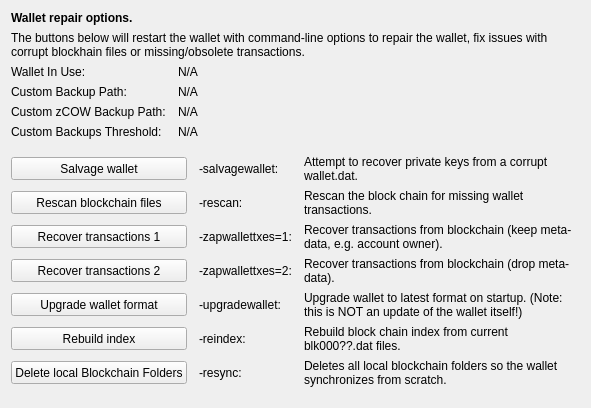
     <widget class="QWidget" name="tab_repair">
      <attribute name="title">
       <string>&amp;Wallet Repair</string>
      </attribute>
      <layout class="QGridLayout" name="gridLayout_4" columnstretch="0,0,0,0">
       <property name="horizontalSpacing">
        <number>12</number>
       </property>
       <item row="0" column="0" colspan="4">
        <widget class="QLabel" name="label_repair_header">
         <property name="font">
          <font>
           <weight>75</weight>
           <bold>true</bold>
          </font>
         </property>
         <property name="text">
          <string>Wallet repair options.</string>
         </property>
        </widget>
       </item>
       <item row="1" column="0" colspan="4">
        <widget class="QLabel" name="label_repair_helptext">
         <property name="font">
          <font>
           <weight>50</weight>
           <bold>false</bold>
          </font>
         </property>
         <property name="text">
          <string>The buttons below will restart the wallet with command-line options to repair the wallet, fix issues with corrupt blockhain files or missing/obsolete transactions.</string>
         </property>
         <property name="wordWrap">
          <bool>true</bool>
         </property>
        </widget>
       </item>
       <item row="2" column="0">
        <widget class="QLabel" name="wallet_path_label">
         <property name="text">
          <string>Wallet In Use:</string>
         </property>
        </widget>
       </item>
       <item row="2" column="1" colspan="3">
        <widget class="QLabel" name="wallet_path">
         <property name="cursor">
          <cursorShape>IBeamCursor</cursorShape>
         </property>
         <property name="text">
          <string>N/A</string>
         </property>
         <property name="textFormat">
          <enum>Qt::PlainText</enum>
         </property>
         <property name="textInteractionFlags">
          <set>Qt::LinksAccessibleByMouse|Qt::TextSelectableByKeyboard|Qt::TextSelectableByMouse</set>
         </property>
        </widget>
       </item>
       <item row="3" column="0">
        <widget class="QLabel" name="wallet_custombackuppath_label">
         <property name="text">
          <string>Custom Backup Path:</string>
         </property>
         <property name="visible">
          <bool>false</bool>
         </property>
        </widget>
       </item>
       <item row="3" column="1" colspan="3">
        <widget class="QLabel" name="wallet_custombackuppath">
         <property name="cursor">
          <cursorShape>IBeamCursor</cursorShape>
         </property>
         <property name="text">
          <string>N/A</string>
         </property>
         <property name="textFormat">
          <enum>Qt::PlainText</enum>
         </property>
         <property name="textInteractionFlags">
          <set>Qt::LinksAccessibleByMouse|Qt::TextSelectableByKeyboard|Qt::TextSelectableByMouse</set>
         </property>
         <property name="visible">
          <bool>false</bool>
         </property>
        </widget>
       </item>
       <item row="4" column="0">
        <widget class="QLabel" name="wallet_customzcowbackuppath_label">
         <property name="text">
          <string>Custom zCOW Backup Path:</string>
         </property>
         <property name="visible">
          <bool>false</bool>
         </property>
        </widget>
       </item>
       <item row="4" column="1" colspan="3">
        <widget class="QLabel" name="wallet_customzcowbackuppath">
         <property name="cursor">
          <cursorShape>IBeamCursor</cursorShape>
         </property>
         <property name="text">
          <string>N/A</string>
         </property>
         <property name="textFormat">
          <enum>Qt::PlainText</enum>
         </property>
         <property name="textInteractionFlags">
          <set>Qt::LinksAccessibleByMouse|Qt::TextSelectableByKeyboard|Qt::TextSelectableByMouse</set>
         </property>
         <property name="visible">
          <bool>false</bool>
         </property>
        </widget>
       </item>
       <item row="5" column="0">
        <widget class="QLabel" name="wallet_custombackupthreshold_label">
         <property name="text">
          <string>Custom Backups Threshold:</string>
         </property>
         <property name="visible">
          <bool>false</bool>
         </property>
        </widget>
       </item>
       <item row="5" column="1" colspan="3">
        <widget class="QLabel" name="wallet_custombackupthreshold">
         <property name="cursor">
          <cursorShape>IBeamCursor</cursorShape>
         </property>
         <property name="text">
          <string>N/A</string>
         </property>
         <property name="textFormat">
          <enum>Qt::PlainText</enum>
         </property>
         <property name="textInteractionFlags">
          <set>Qt::LinksAccessibleByMouse|Qt::TextSelectableByKeyboard|Qt::TextSelectableByMouse</set>
         </property>
         <property name="visible">
          <bool>false</bool>
         </property>
        </widget>
       </item>
       <item row="6" column="0">
        <spacer name="verticalSpacer_repair1">
         <property name="orientation">
          <enum>Qt::Vertical</enum>
         </property>
         <property name="sizeHint" stdset="0">
          <size>
           <width>10</width>
           <height>10</height>
          </size>
         </property>
        </spacer>
       </item>
       <item row="7" column="0" colspan="2">
        <widget class="QPushButton" name="btn_salvagewallet">
         <property name="minimumSize">
          <size>
           <width>100</width>
           <height>23</height>
          </size>
         </property>
         <property name="text">
          <string>Salvage wallet</string>
         </property>
        </widget>
       </item>
       <item row="7" column="2">
        <widget class="QLabel" name="label_repair_salvage_command">
         <property name="text">
          <string notr="true">-salvagewallet:</string>
         </property>
        </widget>
       </item>
       <item row="7" column="3">
        <widget class="QLabel" name="label_repair_salvage">
         <property name="text">
          <string>Attempt to recover private keys from a corrupt wallet.dat.</string>
         </property>
         <property name="wordWrap">
          <bool>true</bool>
         </property>
        </widget>
       </item>
       <item row="8" column="0" colspan="2">
        <widget class="QPushButton" name="btn_rescan">
         <property name="minimumSize">
          <size>
           <width>100</width>
           <height>23</height>
          </size>
         </property>
         <property name="text">
          <string>Rescan blockchain files</string>
         </property>
        </widget>
       </item>
       <item row="8" column="2">
        <widget class="QLabel" name="label_repair_rescan_command">
         <property name="text">
          <string notr="true">-rescan:</string>
         </property>
        </widget>
       </item>
       <item row="8" column="3">
        <widget class="QLabel" name="label_repair_rescan">
         <property name="text">
          <string>Rescan the block chain for missing wallet transactions.</string>
         </property>
         <property name="wordWrap">
          <bool>true</bool>
         </property>
        </widget>
       </item>
       <item row="9" column="0" colspan="2">
        <widget class="QPushButton" name="btn_zapwallettxes1">
         <property name="minimumSize">
          <size>
           <width>100</width>
           <height>23</height>
          </size>
         </property>
         <property name="text">
          <string>Recover transactions 1</string>
         </property>
        </widget>
       </item>
       <item row="9" column="2">
        <widget class="QLabel" name="label_repair_zap1_command">
         <property name="text">
          <string notr="true">-zapwallettxes=1:</string>
         </property>
        </widget>
       </item>
       <item row="9" column="3">
        <widget class="QLabel" name="label_repair_zap1">
         <property name="text">
          <string>Recover transactions from blockchain (keep meta-data, e.g. account owner).</string>
         </property>
         <property name="wordWrap">
          <bool>true</bool>
         </property>
        </widget>
       </item>
       <item row="10" column="0" colspan="2">
        <widget class="QPushButton" name="btn_zapwallettxes2">
         <property name="minimumSize">
          <size>
           <width>100</width>
           <height>23</height>
          </size>
         </property>
         <property name="text">
          <string>Recover transactions 2</string>
         </property>
        </widget>
       </item>
       <item row="10" column="2">
        <widget class="QLabel" name="label_repair_zap2_command">
         <property name="text">
          <string notr="true">-zapwallettxes=2:</string>
         </property>
        </widget>
       </item>
       <item row="10" column="3">
        <widget class="QLabel" name="label_repair_zap2">
         <property name="text">
          <string>Recover transactions from blockchain (drop meta-data).</string>
         </property>
         <property name="wordWrap">
          <bool>true</bool>
         </property>
        </widget>
       </item>
       <item row="11" column="0" colspan="2">
        <widget class="QPushButton" name="btn_upgradewallet">
         <property name="minimumSize">
          <size>
           <width>100</width>
           <height>23</height>
          </size>
         </property>
         <property name="text">
          <string>Upgrade wallet format</string>
         </property>
        </widget>
       </item>
       <item row="11" column="2">
        <widget class="QLabel" name="label_repair_upgrade_command">
         <property name="text">
          <string notr="true">-upgradewallet:</string>
         </property>
        </widget>
       </item>
       <item row="11" column="3">
        <widget class="QLabel" name="label_repair_upgrade">
         <property name="text">
          <string>Upgrade wallet to latest format on startup. (Note: this is NOT an update of the wallet itself!)</string>
         </property>
         <property name="wordWrap">
          <bool>true</bool>
         </property>
        </widget>
       </item>
       <item row="12" column="0" colspan="2">
        <widget class="QPushButton" name="btn_reindex">
         <property name="minimumSize">
          <size>
           <width>100</width>
           <height>23</height>
          </size>
         </property>
         <property name="text">
          <string>Rebuild index</string>
         </property>
        </widget>
       </item>
       <item row="12" column="2">
        <widget class="QLabel" name="label_repair_reindex_command">
         <property name="text">
          <string notr="true">-reindex:</string>
         </property>
        </widget>
       </item>
       <item row="12" column="3">
        <widget class="QLabel" name="label_repair_reindex">
         <property name="text">
          <string>Rebuild block chain index from current blk000??.dat files.</string>
         </property>
         <property name="wordWrap">
          <bool>true</bool>
         </property>
        </widget>
       </item>
       <item row="13" column="0" colspan="2">
        <widget class="QPushButton" name="btn_resync">
         <property name="minimumSize">
          <size>
           <width>100</width>
           <height>23</height>
          </size>
         </property>
         <property name="text">
          <string>Delete local Blockchain Folders</string>
         </property>
        </widget>
       </item>
       <item row="13" column="2">
        <widget class="QLabel" name="label_repair_resync_command">
         <property name="text">
          <string>-resync:</string>
         </property>
        </widget>
       </item>
       <item row="13" column="3">
        <widget class="QLabel" name="label_repair_resync">
         <property name="text">
          <string>Deletes all local blockchain folders so the wallet synchronizes from scratch.</string>
         </property>
         <property name="wordWrap">
          <bool>true</bool>
         </property>
        </widget>
       </item>
       <item row="14" column="0">
        <spacer name="verticalSpacer_repair2">
         <property name="orientation">
          <enum>Qt::Vertical</enum>
         </property>
         <property name="sizeHint" stdset="0">
          <size>
           <width>20</width>
           <height>10</height>
          </size>
         </property>
        </spacer>
       </item>
      </layout>
     </widget>
